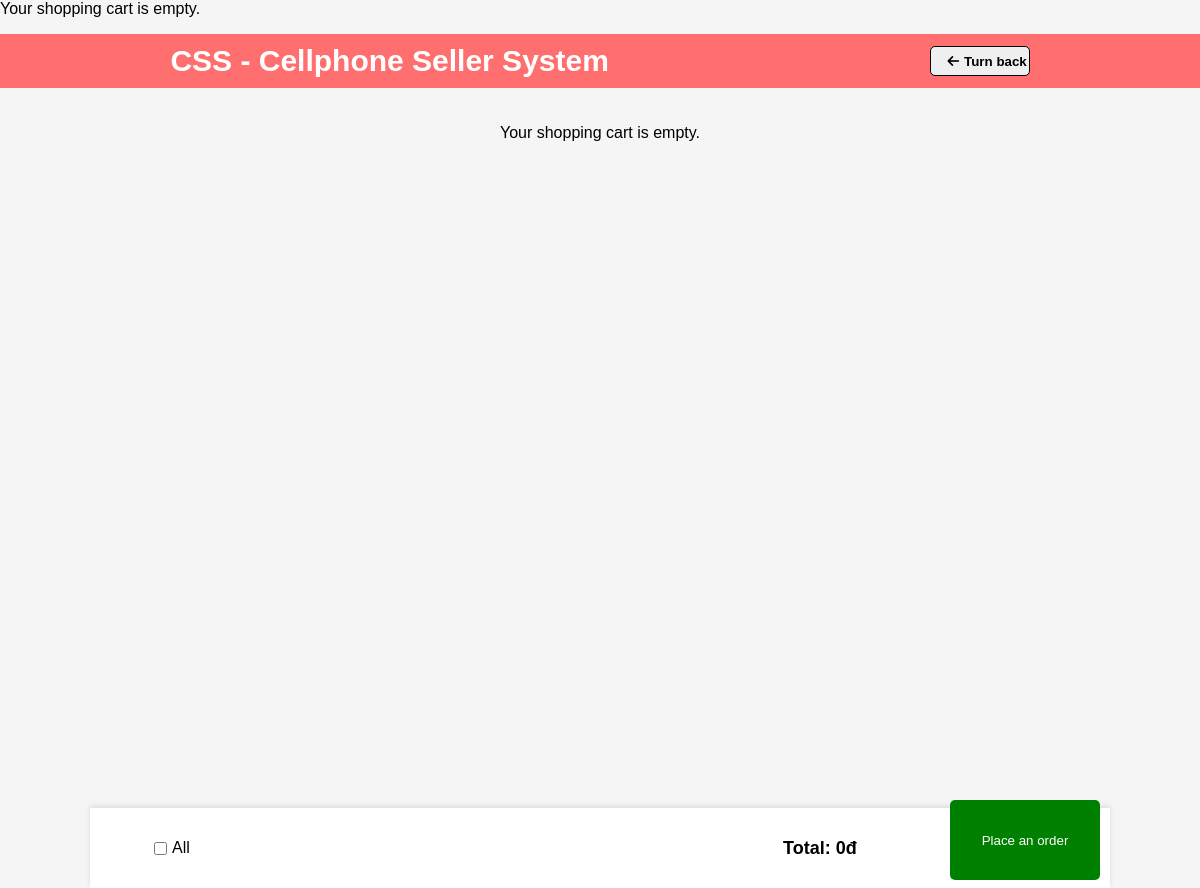
/giohang.php (signed in), run on an earlier commit of the app's database.
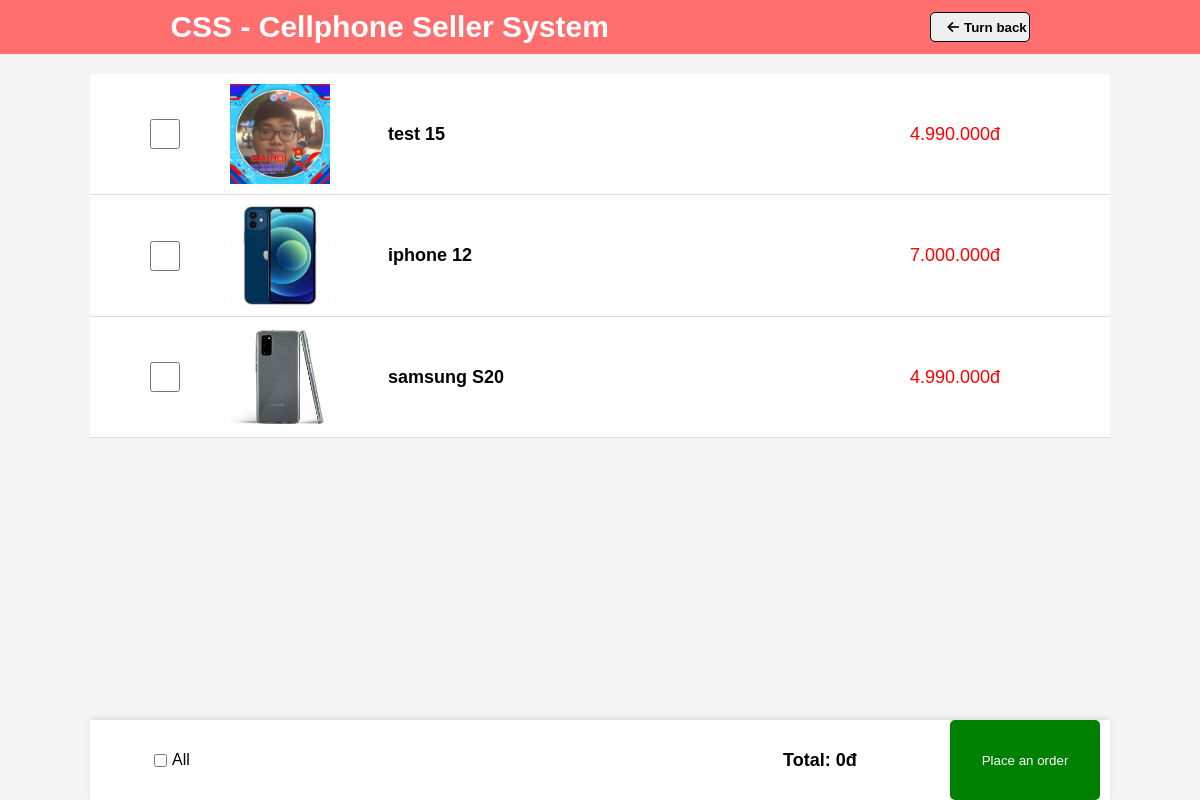
And on a later commit of the database.
### tables this page shows
CREATE TABLE IF NOT EXISTS `giohang` (
  `GioHangID` int NOT NULL AUTO_INCREMENT,
  `NgayTao` datetime DEFAULT CURRENT_TIMESTAMP,
  `TrangThai` varchar(50) DEFAULT 'Chưa thanh toán',
  `username` varchar(255) DEFAULT NULL,
  `product_id` int DEFAULT NULL,
  `quantity` int DEFAULT '1',
  PRIMARY KEY (`GioHangID`)
);

CREATE TABLE IF NOT EXISTS `products` (
  `id` int NOT NULL AUTO_INCREMENT,
  `product_name` varchar(255) NOT NULL,
  `headline` varchar(255) DEFAULT NULL,
  `price` decimal(10,2) NOT NULL,
  `description` text,
  `phone_type` varchar(255) DEFAULT NULL,
  `phone_company` varchar(255) NOT NULL,
  `image_path` text,
  `created_at` timestamp NULL DEFAULT CURRENT_TIMESTAMP,
  `updated_at` timestamp NULL DEFAULT CURRENT_TIMESTAMP ON UPDATE CURRENT_TIMESTAMP,
  `user_username` varchar(255) DEFAULT NULL,
  PRIMARY KEY (`id`),
  KEY `fk_user_id` (`user_username`)
);

### giohang.php (the view, shortened to what this page needs)
<?php
$conn = connect_db();
$username = $_SESSION['login_username'];
$query = "SELECT giohang.GioHangID, products.id AS product_id, products.product_name, products.price, products.image_path, giohang.quantity
          FROM giohang
          INNER JOIN products ON giohang.product_id = products.id
          WHERE giohang.username = ?";
$stmt = $conn->prepare($query);
$stmt->bind_param("s", $username);
$stmt->execute();
$result = $stmt->get_result();
$cart_items = [];
while ($row = $result->fetch_assoc()) {
    $cart_items[] = $row;
}
if (empty($cart_items)) {
    echo "<p>Your shopping cart is empty.</p>";
}
?>
<!DOCTYPE html>
<html lang="vi">
<head>
    <link rel="stylesheet" href="https://cdnjs.cloudflare.com/ajax/libs/font-awesome/6.0.0-beta3/css/all.min.css">
</head>
<body>
    <div class="header">
        <div class="logo">CSS - Cellphone Seller System</div>
        <div class="icons">
            <button><a href="./test.php"><i class="fas fa-arrow-left"></i>Turn back</a></button>
        </div>
    </div>
    <div id="midder">
        <div class="container">
            <?php
            if (empty($cart_items)) {
                echo "<p>Your shopping cart is empty.</p>";
            } else {
                foreach ($cart_items as $item) {
                    if (is_string($item['image_path']) && strpos($item['image_path'], ',') !== false) {
                        $imagePaths = explode(',', $item['image_path']);
                    } else {
                        $imagePaths = (array) $item['image_path'];
                    }
                    $firstImage = $imagePaths[0];
                    $imagePath = (strpos($firstImage, 'uploads/') !== false)
                        ? htmlspecialchars($firstImage)
                        : './uploads/' . htmlspecialchars($firstImage);
                    $fullPath = __DIR__ . '/' . htmlspecialchars($imagePath);
                    if (file_exists($fullPath)) {
                        echo '<div class="product">
                        <input type="checkbox" class="product-checkbox"
                               data-product-id="' . $item['product_id'] . '"
                               data-price="' . $item['price'] . '"
                               data-quantity="' . $item['quantity'] . '"
                               >
                            <img src="' . $imagePath . '" alt="Image post" style="max-width: 100%; height: auto;">
                            <div class="details">
                                <h4>' . $item['product_name'] . '</h4>
                            </div>
                            <div class="price">' . number_format($item['price'], 0, ',', '.') . 'đ</div>
                        </div>';
                    }
                }
            }
            ?>
        </div>
        <div class="footer">
    <div class="select-all">
        <input type="checkbox" id="select-all">
        <label for="select-all">All</label>
    </div>
    <div class="total">Total: 0đ</div>
    <form id="order-form" action="./thongtindathang.php" method="POST">
        <button type="submit" class="buy-now">Place an order</button>
    </form>
</div>
</body>
</html>

What changed in the data, as far as the page shows it:
added giohang: product.image_path (picture), product.product_name "test 15", product.price "4.990.000"
added giohang: shows a picture, product.product_name "iphone 12", product.price "7.000.000"
added giohang: product.image_path (picture), product.product_name "samsung S20", product.price "4.990.000"
Also different on the page:
text no longer shown: "Your shopping cart is empty. Your shopping cart is empty."
